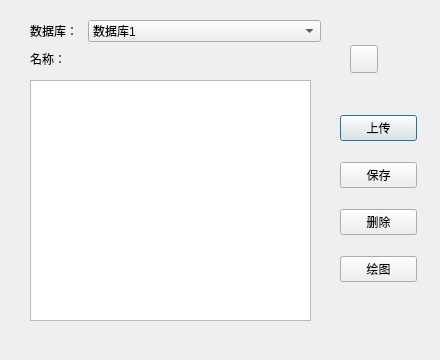
<?xml version="1.0" encoding="UTF-8"?>
<ui version="4.0">
 <class>download</class>
 <widget class="QDialog" name="download">
  <property name="geometry">
   <rect>
    <x>0</x>
    <y>0</y>
    <width>440</width>
    <height>360</height>
   </rect>
  </property>
  <property name="windowTitle">
   <string>Dialog</string>
  </property>
  <widget class="QWidget" name="verticalLayoutWidget">
   <property name="geometry">
    <rect>
     <x>340</x>
     <y>100</y>
     <width>77</width>
     <height>201</height>
    </rect>
   </property>
   <layout class="QVBoxLayout" name="verticalLayout">
    <item>
     <widget class="QPushButton" name="pushButton">
      <property name="text">
       <string>上传</string>
      </property>
     </widget>
    </item>
    <item>
     <widget class="QPushButton" name="pushButton_5">
      <property name="text">
       <string>保存</string>
      </property>
     </widget>
    </item>
    <item>
     <widget class="QPushButton" name="pushButton_3">
      <property name="text">
       <string>删除</string>
      </property>
     </widget>
    </item>
    <item>
     <widget class="QPushButton" name="pushButton_4">
      <property name="text">
       <string>绘图</string>
      </property>
     </widget>
    </item>
   </layout>
  </widget>
  <widget class="QWidget" name="formLayoutWidget">
   <property name="geometry">
    <rect>
     <x>30</x>
     <y>20</y>
     <width>291</width>
     <height>22</height>
    </rect>
   </property>
   <layout class="QFormLayout" name="formLayout">
    <item row="0" column="1">
     <widget class="QComboBox" name="comboBox">
      <item>
       <property name="text">
        <string>数据库1</string>
       </property>
      </item>
      <item>
       <property name="text">
        <string>数据库2</string>
       </property>
      </item>
     </widget>
    </item>
    <item row="0" column="0">
     <widget class="QLabel" name="label">
      <property name="text">
       <string>数据库： </string>
      </property>
     </widget>
    </item>
   </layout>
  </widget>
  <widget class="QWidget" name="formLayoutWidget_2">
   <property name="geometry">
    <rect>
     <x>30</x>
     <y>50</y>
     <width>311</width>
     <height>25</height>
    </rect>
   </property>
   <layout class="QGridLayout" name="fill_open">
    <property name="sizeConstraint">
     <enum>QLayout::SetFixedSize</enum>
    </property>
    <property name="spacing">
     <number>1</number>
    </property>
    <item row="0" column="0">
     <widget class="QLabel" name="label_2">
      <property name="text">
       <string>名称： </string>
      </property>
     </widget>
    </item>
    <item row="0" column="1">
     <widget class="QLabel" name="date_name_label">
      <property name="text">
       <string/>
      </property>
     </widget>
    </item>
   </layout>
  </widget>
  <widget class="QWidget" name="horizontalLayoutWidget">
   <property name="geometry">
    <rect>
     <x>30</x>
     <y>80</y>
     <width>281</width>
     <height>241</height>
    </rect>
   </property>
   <layout class="QHBoxLayout" name="horizontalLayout">
    <item>
     <widget class="QTableWidget" name="tableWidget"/>
    </item>
   </layout>
  </widget>
  <widget class="QPushButton" name="pushButton_2">
   <property name="geometry">
    <rect>
     <x>350</x>
     <y>45</y>
     <width>28</width>
     <height>28</height>
    </rect>
   </property>
   <property name="styleSheet">
    <string notr="true">border-image: url(:/icon/doc-open.png);</string>
   </property>
   <property name="text">
    <string/>
   </property>
  </widget>
 </widget>
 <resources/>
 <connections/>
</ui>
